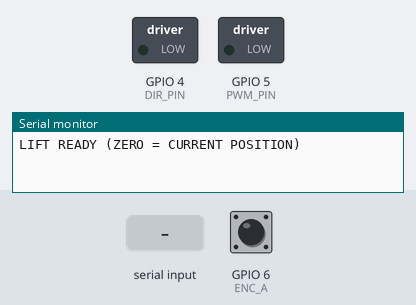
Simulated run of this sketch. Board: ESP32-S3. Shown: switched loads named in the sketch (green lamp = pin HIGH), the last lines printed to the serial monitor. Inputs (shaded band) come from the test bench; at power-on: GPIO 6 (ENC_A) HIGH.

Above: at 1.2 s.
1.3 s: "U\n" received over Serial
At 2.5 s:
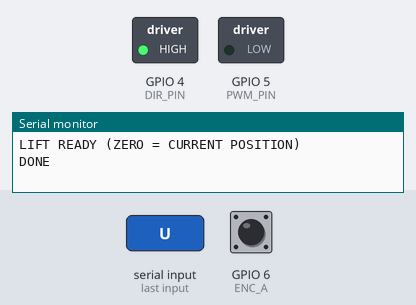
2.8 s: "L90\n" received over Serial
At 3.8 s:
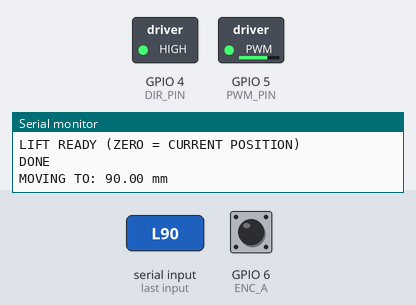
4.3 s: "L,45\n" received over Serial
At 4.9 s:
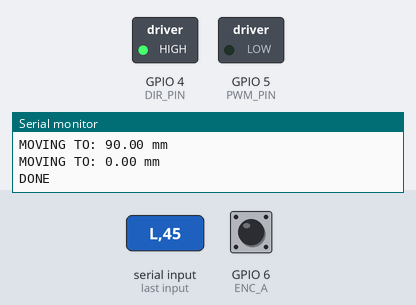
Timing chart, 0 to 7.3 s (numbered marks = the images above; inputs shaded):
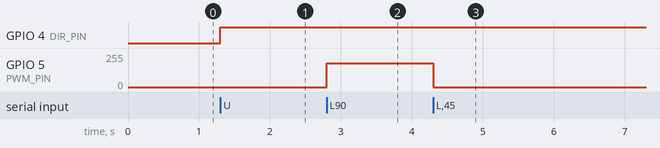

The sketch:

lift_home_at_reset.ino
```cpp
/*
===========================================================
ESP32 LIFT CONTROL (SIMPLE & STABLE VERSION)
===========================================================

✔ No homing (manual zero)
✔ On boot → position = 0 (assumed bottom)
✔ mm → encoder counts
✔ Simple position control
✔ Manual override
✔ No false stall issues

-----------------------------------------------------------
📌 HOW TO USE
-----------------------------------------------------------

1. Manually bring lift to BOTTOM
2. Reset ESP32 → position = 0

-----------------------------------------------------------
COMMANDS
-----------------------------------------------------------
L120 → move to 120 mm
U    → move up (manual)
D    → move down (manual)
S    → stop
P    → print position

===========================================================
*/

#include <Arduino.h>

// ---------------- PIN CONFIG ----------------
#define PWM_PIN 5
#define DIR_PIN 4

#define ENC_A 6
#define ENC_B 7

// ---------------- SYSTEM PARAMETERS ----------------
float counts_per_mm = 4.66;   // 🔧 CALIBRATE THIS
long max_counts = 1397;      // 🔧 MAX LIMIT

int pwmSpeed = 180;
int slowSpeed = 100;

// ---------------- VARIABLES ----------------
volatile long encoderCount = 0;

long targetPosition = 0;
bool moving = false;

// ---------------- ENCODER ISR ----------------
void IRAM_ATTR handleEncoder() {
  int b = digitalRead(ENC_B);
  if (b == HIGH)
    encoderCount++;
  else
    encoderCount--;
}

// ---------------- MOTOR CONTROL ----------------
void motorStop() {
  ledcWrite(PWM_PIN, 0);
  moving = false;
}

void motorUp(int speed) {
  digitalWrite(DIR_PIN, HIGH);
  ledcWrite(PWM_PIN, speed);
  moving = true;
}

void motorDown(int speed) {
  digitalWrite(DIR_PIN, LOW);
  ledcWrite(PWM_PIN, speed);
  moving = true;
}

// ---------------- MOVE ----------------
void moveToHeight(float height_mm) {

  long target = height_mm * counts_per_mm;

  if (target < 0 || target > max_counts) {
    Serial.println("ERROR OUT_OF_RANGE");
    return;
  }

  targetPosition = target;
  moving = true;

  Serial.print("MOVING TO: ");
  Serial.print(height_mm);
  Serial.println(" mm");
}

// ---------------- SETUP ----------------
void setup() {

  Serial.begin(115200);

  pinMode(DIR_PIN, OUTPUT);

  pinMode(ENC_A, INPUT);
  pinMode(ENC_B, INPUT);

  attachInterrupt(digitalPinToInterrupt(ENC_A), handleEncoder, RISING);

  ledcAttach(PWM_PIN, 5000, 8);
  ledcWrite(PWM_PIN, 0);

  encoderCount = 0;  // assume bottom

  Serial.println("LIFT READY (ZERO = CURRENT POSITION)");
}

// ---------------- LOOP ----------------
void loop() {

  // -------- SERIAL COMMANDS --------
  if (Serial.available()) {

    String cmd = Serial.readStringUntil('\n');
    cmd.trim();

    if (cmd.startsWith("L")) {
      float height = cmd.substring(1).toFloat();
      moveToHeight(height);
    }

    else if (cmd == "S") {
      motorStop();
      Serial.println("STOPPED");
    }

    else if (cmd == "P") {
      Serial.print("POS: ");
      Serial.println(encoderCount);
    }

    // Manual override
    else if (cmd == "U") {
      moving = false;
      motorUp(pwmSpeed);
    }

    else if (cmd == "D") {
      moving = false;
      motorDown(pwmSpeed);
    }
  }

  // -------- POSITION CONTROL --------
  if (moving) {

    long error = targetPosition - encoderCount;

    if (abs(error) < 5) {
      motorStop();
      Serial.println("DONE");
    }
    else if (error > 0) {
      if (abs(error) < 50)
        motorUp(slowSpeed);
      else
        motorUp(pwmSpeed);
    }
    else {
      if (abs(error) < 50)
        motorDown(slowSpeed);
      else
        motorDown(pwmSpeed);
    }
  }
}
```

Measured:
- after the input at 1.3 s, GPIO 4 (DIR_PIN): LOW → HIGH at once
- after the input at 2.8 s, GPIO 5 (PWM_PIN): 0/255 → 179/255 at once
- after the input at 4.3 s, GPIO 5 (PWM_PIN): 179/255 → 0/255 at once
